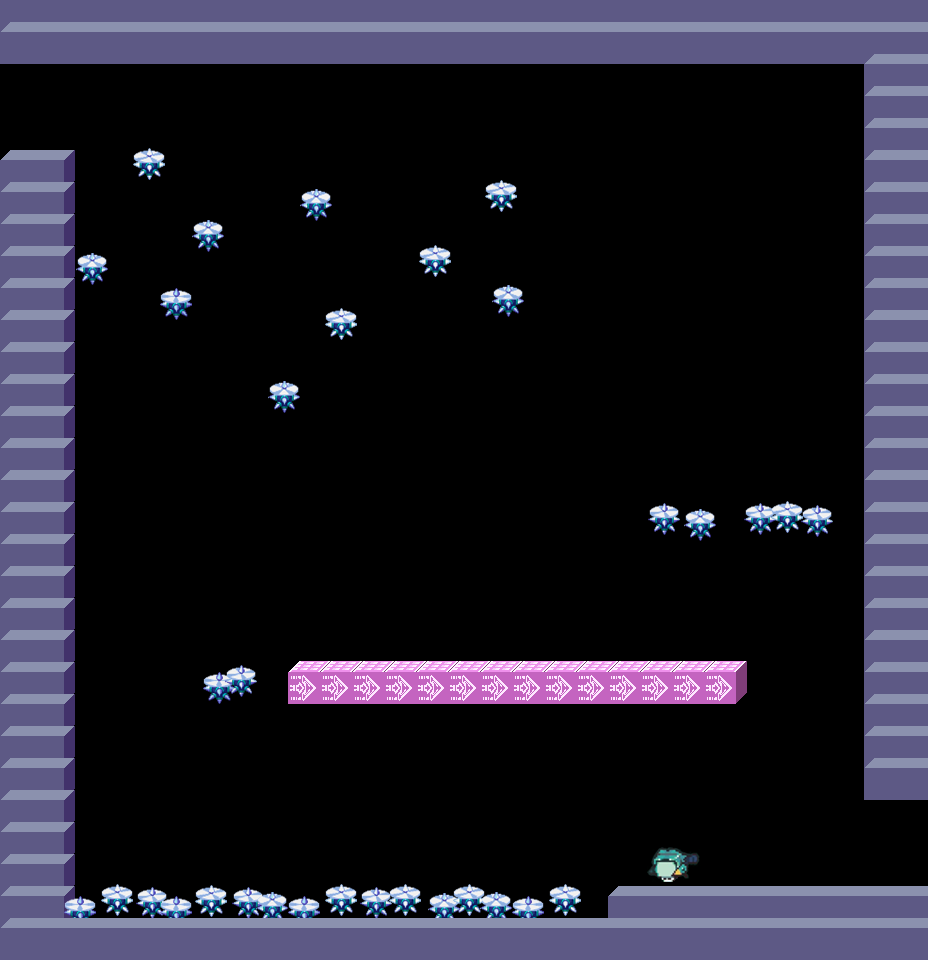

A 2D game scene composited from a Tiled map and its tileset images. What follows is a short description and the map's XML, with every tile layer's data as written:
An orthogonal 29x30 tile map with 32x32 px tiles, 1 tile layer (Tile Layer 1).

<map version="1.2" tiledversion="2019.02.10" orientation="orthogonal" renderorder="right-up" width="29" height="30" tilewidth="32" tileheight="32" infinite="0" nextlayerid="2" nextobjectid="1">
 <tileset firstgid="1" source="TileSheet.tsx" />
 <layer id="1" name="Tile Layer 1" width="29" height="30">
  <data encoding="csv">
2,2,2,2,2,2,2,2,2,2,2,2,2,2,2,2,2,2,2,2,2,2,2,2,2,2,2,2,2,
2,2,2,2,2,2,2,2,2,2,2,2,2,2,2,2,2,2,2,2,2,2,2,2,2,2,2,2,2,
0,0,0,0,0,0,0,0,0,0,0,0,0,0,0,0,0,0,0,0,0,0,0,0,0,0,0,2,2,
0,0,0,0,0,0,0,0,0,0,0,0,0,0,0,0,0,0,0,0,0,0,0,0,0,0,0,2,2,
0,0,0,0,0,0,0,0,0,0,0,0,0,0,0,0,0,0,0,0,0,0,0,0,0,0,0,2,2,
2,2,0,0,19,0,0,0,0,0,0,0,0,0,0,0,0,0,0,0,0,0,0,0,0,0,0,2,2,
2,2,0,0,0,0,0,0,0,20,0,0,0,0,0,19,0,0,0,0,0,0,0,0,0,0,0,2,2,
2,2,0,0,0,0,24,0,0,0,0,0,0,0,0,0,0,0,0,0,0,0,0,0,0,0,0,2,2,
2,2,20,0,0,0,0,0,0,0,0,0,0,23,0,0,0,0,0,0,0,0,0,0,0,0,0,2,2,
2,2,0,0,0,17,0,0,0,0,0,0,0,0,0,20,0,0,0,0,0,0,0,0,0,0,0,2,2,
2,2,0,0,0,0,0,0,0,0,19,0,0,0,0,0,0,0,0,0,0,0,0,0,0,0,0,2,2,
2,2,0,0,0,0,0,0,0,0,0,0,0,0,0,0,0,0,0,0,0,0,0,0,0,0,0,2,2,
2,2,0,0,0,0,0,0,20,0,0,0,0,0,0,0,0,0,0,0,0,0,0,0,0,0,0,2,2,
2,2,0,0,0,0,0,0,0,0,0,0,0,0,0,0,0,0,0,0,0,0,0,0,0,0,0,2,2,
2,2,0,0,0,0,0,0,0,0,0,0,0,0,0,0,0,0,0,0,0,0,0,0,0,0,0,2,2,
2,2,0,0,0,0,0,0,0,0,0,0,0,0,0,0,0,0,0,0,0,0,0,0,0,0,0,2,2,
2,2,0,0,0,0,0,0,0,0,0,0,0,0,0,0,0,0,0,0,22,20,0,22,23,18,0,2,2,
2,2,0,0,0,0,0,0,0,0,0,0,0,0,0,0,0,0,0,0,0,0,0,0,0,0,0,2,2,
2,2,0,0,0,0,0,0,0,0,0,0,0,0,0,0,0,0,0,0,0,0,0,0,0,0,0,2,2,
2,2,0,0,0,0,0,0,0,0,0,0,0,0,0,0,0,0,0,0,0,0,0,0,0,0,0,2,2,
2,2,0,0,0,0,0,0,0,0,0,0,0,0,0,0,0,0,0,0,0,0,0,0,0,0,0,2,2,
2,2,0,0,0,0,21,18,0,33,33,33,33,33,33,33,33,33,33,33,33,33,33,0,0,0,0,2,2,
2,2,0,0,0,0,0,0,0,0,0,0,0,0,0,0,0,0,0,0,0,0,0,0,0,0,0,2,2,
2,2,0,0,0,0,0,0,0,0,0,0,0,0,0,0,0,0,0,0,0,0,0,0,0,0,0,2,2,
2,2,0,0,0,0,0,0,0,0,0,0,0,0,0,0,0,0,0,0,0,0,0,0,0,0,0,2,2,
2,2,0,0,0,0,0,0,0,0,0,0,0,0,0,0,0,0,0,0,0,0,0,0,0,0,0,0,0,
2,2,0,0,0,0,0,0,0,0,0,0,0,0,0,0,0,0,0,0,0,0,0,0,0,0,0,0,0,
2,2,0,0,0,0,0,0,0,0,0,0,0,0,0,0,0,0,0,0,41,0,0,0,0,0,0,0,0,
2,2,17,19,22,17,23,22,24,17,19,22,19,20,19,24,17,19,0,2,2,2,2,2,2,2,2,2,2,
2,2,2,2,2,2,2,2,2,2,2,2,2,2,2,2,2,2,2,2,2,2,2,2,2,2,2,2,2
</data>
 </layer>
</map>
